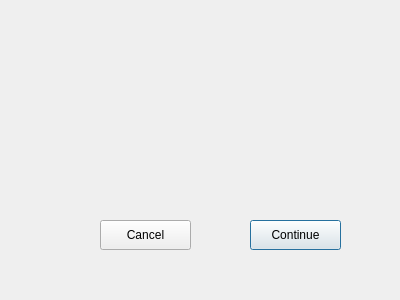
<?xml version="1.0" encoding="UTF-8"?>
<ui version="4.0">
 <class>CampaignGameOverDialog</class>
 <widget class="QDialog" name="CampaignGameOverDialog">
  <property name="geometry">
   <rect>
    <x>0</x>
    <y>0</y>
    <width>400</width>
    <height>300</height>
   </rect>
  </property>
  <property name="windowTitle">
   <string>Dialog</string>
  </property>
  <widget class="QPushButton" name="continueButton">
   <property name="geometry">
    <rect>
     <x>250</x>
     <y>220</y>
     <width>91</width>
     <height>30</height>
    </rect>
   </property>
   <property name="text">
    <string>Continue</string>
   </property>
  </widget>
  <widget class="QPushButton" name="cancelButton">
   <property name="geometry">
    <rect>
     <x>100</x>
     <y>220</y>
     <width>91</width>
     <height>30</height>
    </rect>
   </property>
   <property name="text">
    <string>Cancel</string>
   </property>
  </widget>
 </widget>
 <resources/>
 <connections/>
</ui>
